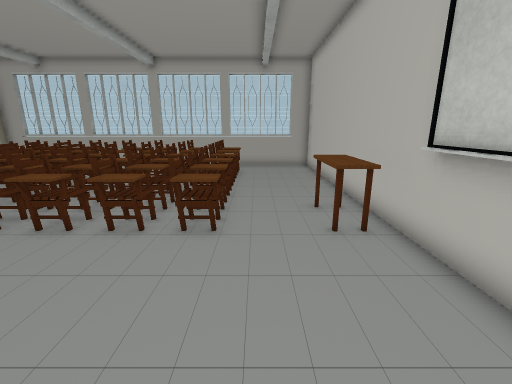
View 1 (above)

19 first-person views from a walk through a scene from a Unity 3-D project. The camera is 1.3 m above the floor, tilts 14° down and sees 90° across. The floor is counted in squares, 0.5 m on a side. Each view is taken from the middle of a square. On the plan, view 1 faces up. The plan holds only what a view shows up to about 18 squares ahead; the rest is blank.

View 2
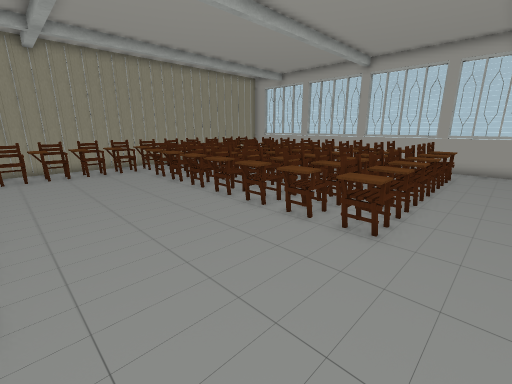

View 3
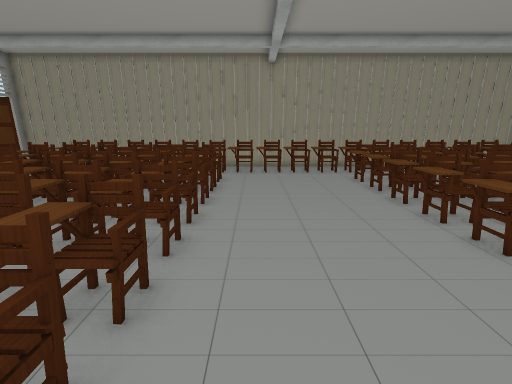

View 4
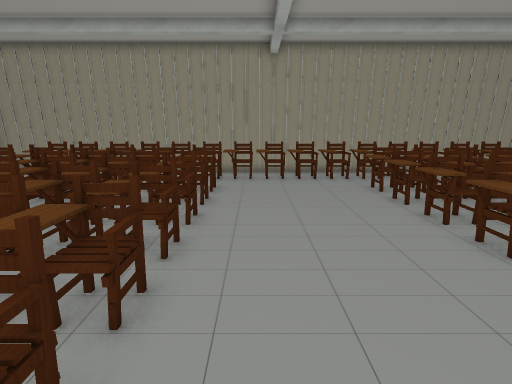

View 5
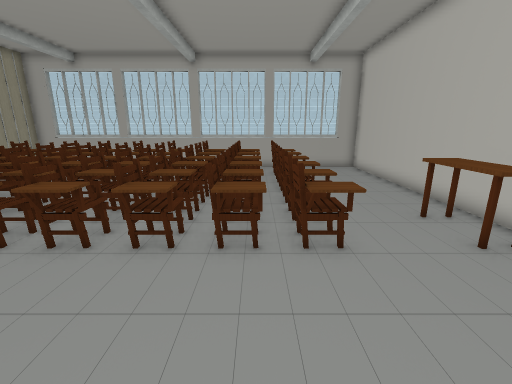

View 6
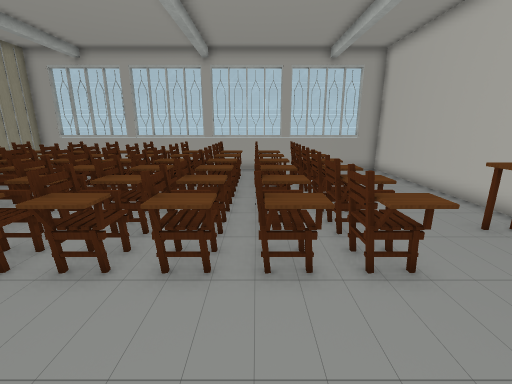

View 7
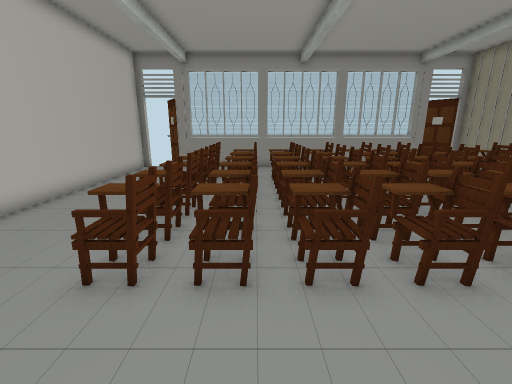

View 8
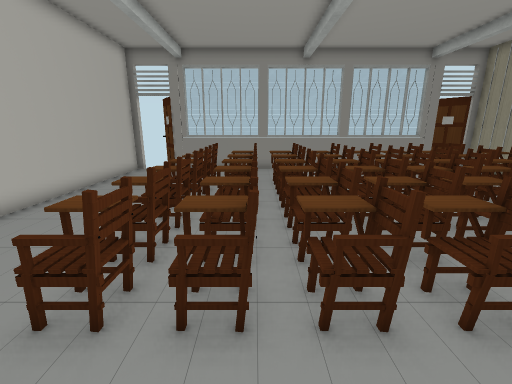

View 9
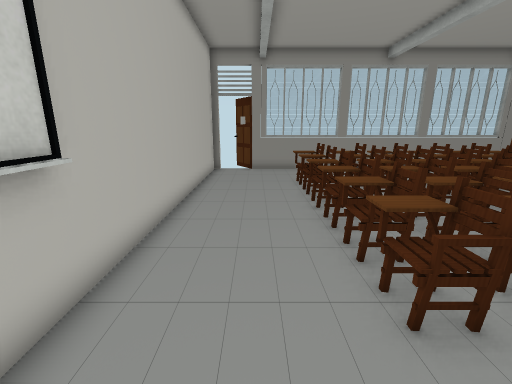

View 10
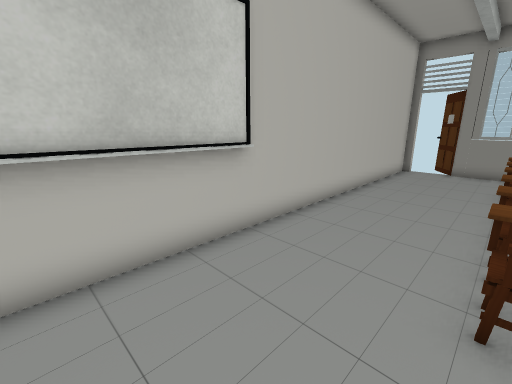

View 11
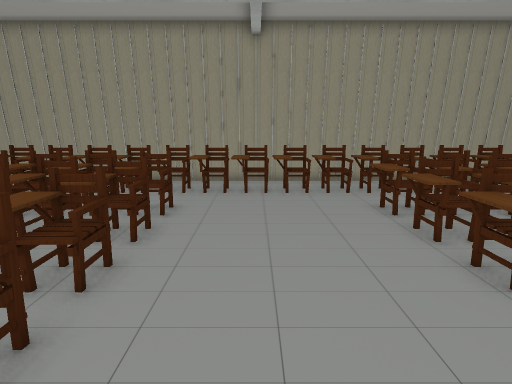

View 12
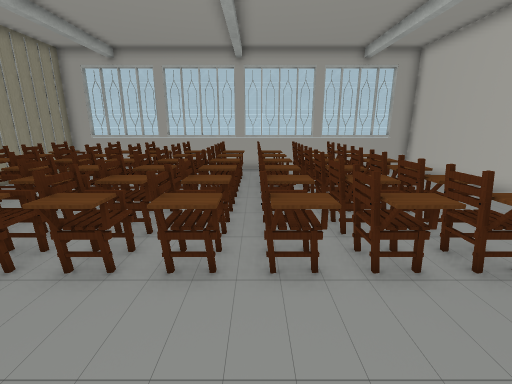

View 13
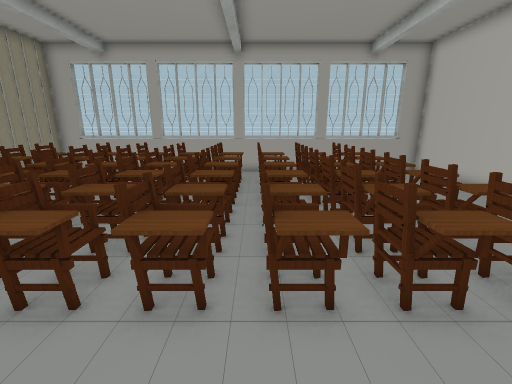

View 14
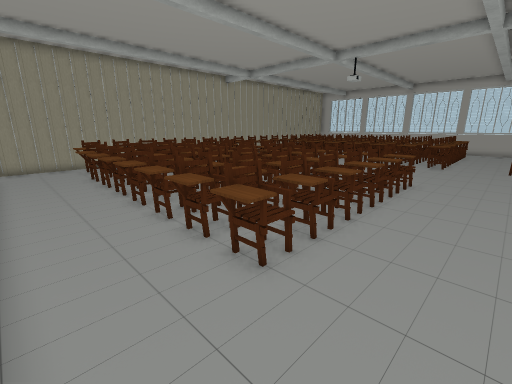

View 15
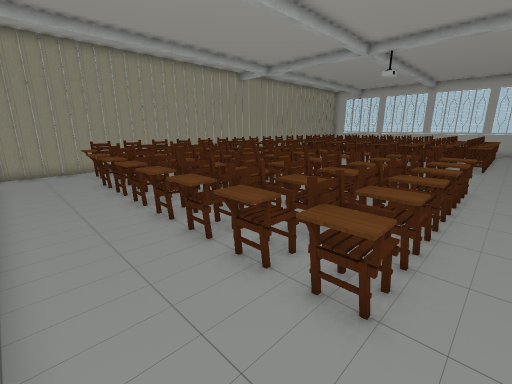

View 16
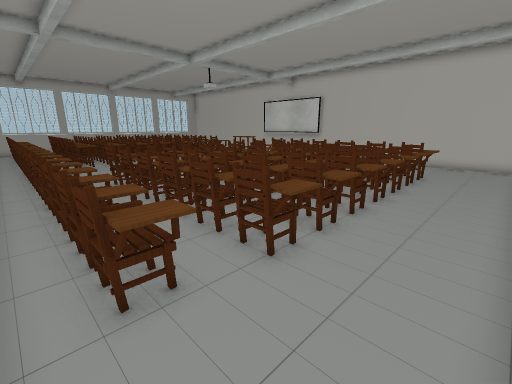

View 17
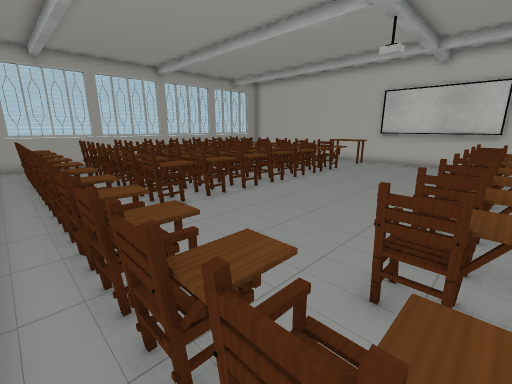

View 18
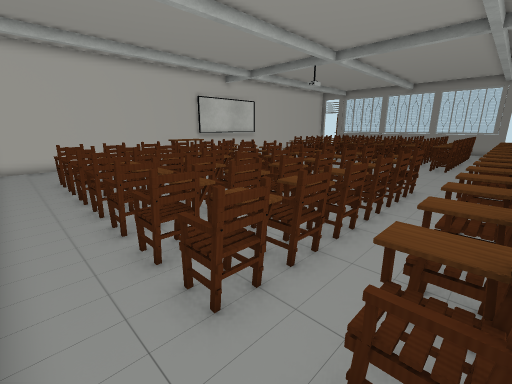

View 19
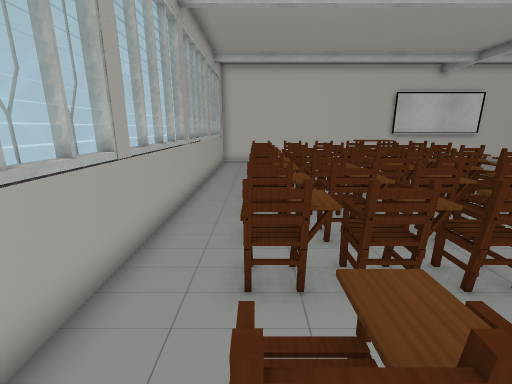

### Floor plan
Key: @ floor where view 1 was taken; # wall or solid block; . floor; = window, fence, low wall or low ledge; ^ raised ledge; O other object.
Columns run from 18 left of view 1 to 4 right of it. Each row starts with its distance up from view 1.
 19 ##====#====#====#====##
 18 # ................... #
 17 #.....................#
 16 #.================....#
 15 #.==#============O....#
 14 #.=============OO.....#
 13 #.==#O==.=.==O.O.O....#
 12 #.===.=====O=.OOO.....#
 11 #.==#.=====...........#
 10 #.===========OOOOO....#
  9 #.=#===========.O.....#
  8 #.==============.O..^^#
  7 #.====.==========#..^^#
  6 #.==.=.==========O..^^#
  5 #.==.................##
  4 #.==.................##
  3 #.==.................#
  2 #.=..................#
  1 #.==.................#
  0 #.==..............@..##
 -1 #.================...##
 -2 #.==#============O....#
 -3 #.=============OO.....#
 -4 #.==#O==.=.==O.O.O....#
 -5 #.===.=====O=.OOO.....#
 -6 #.==#.=====...........#
 -7 #.===========OOOOO....#
 -8 #.=#===========.O.....#
 -9 #.==============.O....#
-10 #.====.==========#....#
-11 #.==.=.==========O....#
-12 #.....................#
-13 #.....................#
-14 #.....................#
-15 ####=====#=#==#====## #
-16                     #

Positions as (right, up) in squares from view 1, and headings:
1: (0, 0), facing up
2: (1, 0), facing up-left
3: (0, 1), facing left
4: (-2, 1), facing left
5: (-3, 1), facing up
6: (-4, 2), facing up
7: (-4, 3), facing down
8: (-4, 2), facing down
9: (1, 2), facing down
10: (-1, 3), facing down-right
11: (-5, 2), facing left
12: (-6, 2), facing up
13: (-6, 3), facing up
14: (2, -14), facing up-left
15: (0, -14), facing up-left
16: (-17, -14), facing up-right
17: (-17, -2), facing up-right
18: (-16, 18), facing down-right
19: (-17, 16), facing right
